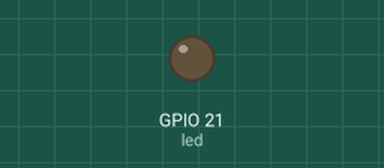
Bench run of a program on a simulated Raspberry Pi (BCM pin numbers). Parts: output pins drawn as LEDs (lit = HIGH).

Above: at 0.05 s.
At 1.25 s:
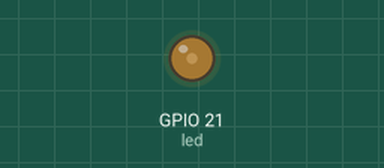
At 2.5 s:
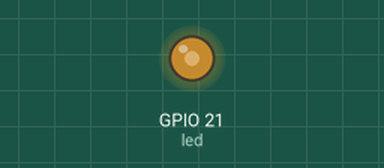
At 5.0 s:
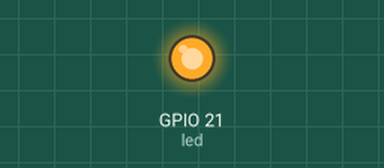
Timing chart, 0 to 6.5 s (numbered marks = the images above):
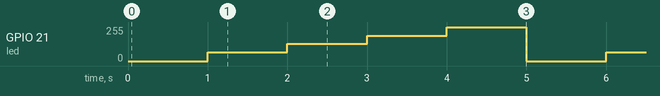

The program:

pwmLed.py
```python
from gpiozero import PWMLED
from time import sleep

led=PWMLED(21)

while True:
      led.value=0
      sleep(1)
      led.value=0.25
      sleep(1)
      led.value=0.5
      sleep(1)
      led.value=0.75
      sleep(1)
      led.value=1
      sleep(1)
```

Measured:
- by itself, GPIO 21 (led): repeats every 5.0 s: 128/255 1.0 s, 191/255 1.0 s, 255/255 1.0 s, 0/255 1.0 s, 64/255 1.0 s
